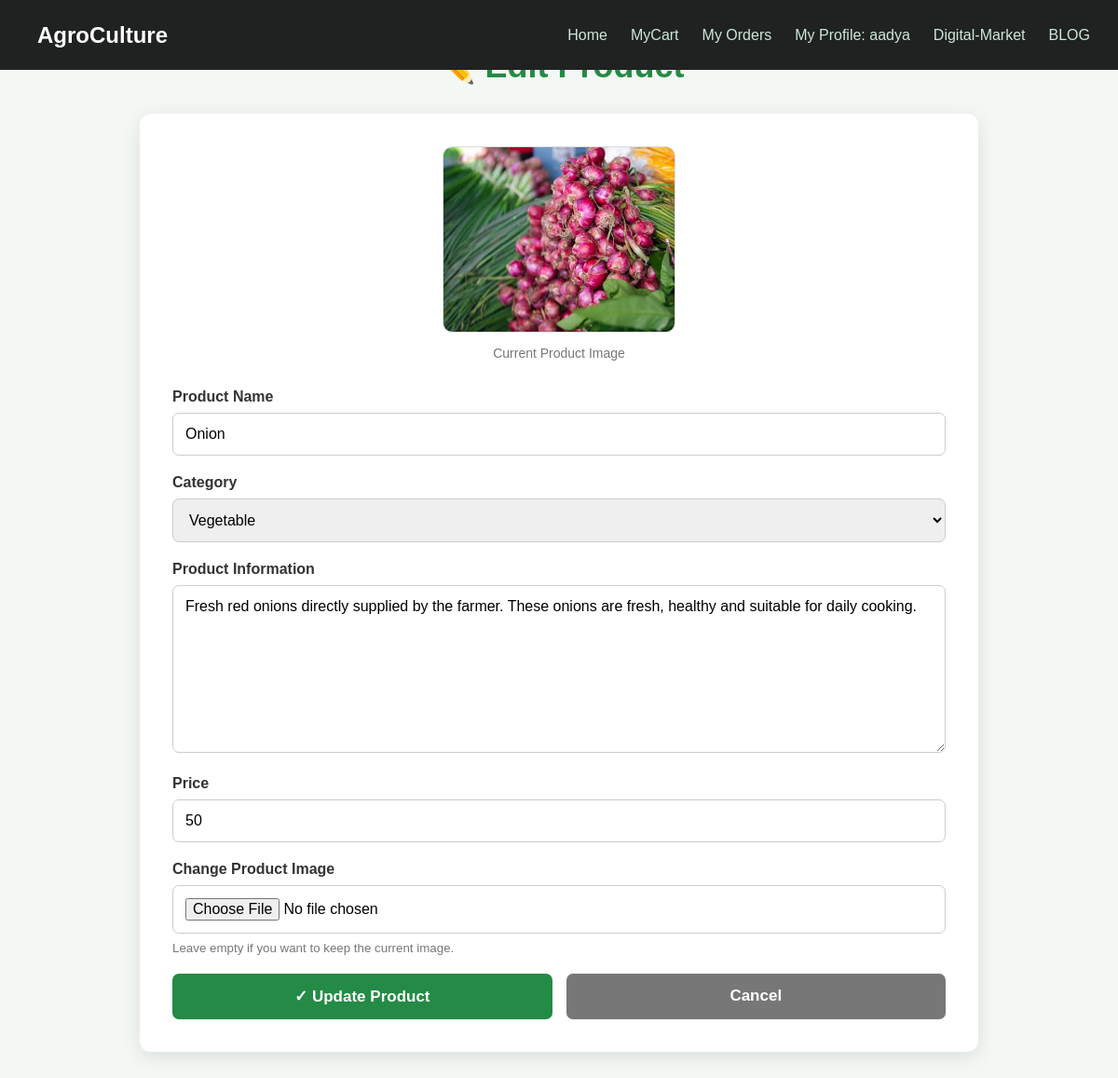
The app's page /agri/editproduct.php?pid=1 (signed in) with its own data.
### tables this page shows
CREATE TABLE `fproduct` (
  `fid` int(255) NOT NULL,
  `pid` int(255) NOT NULL,
  `product` varchar(255) NOT NULL,
  `pcat` varchar(255) NOT NULL,
  `pinfo` varchar(255) NOT NULL,
  `price` float NOT NULL,
  `pimage` varchar(255) NOT NULL DEFAULT 'blank.png',
  `picStatus` int(10) NOT NULL DEFAULT 0
);

### agri/editproduct.php (the view, shortened to what this page needs)
<?php
require 'db.php';
$fid = intval($_SESSION['id']);
$pid = isset($_POST['pid'])
    ? intval($_POST['pid'])
    : intval($_GET['pid']);
$sql = "
    SELECT *
    FROM fproduct
    WHERE pid = '$pid'
    AND fid = '$fid'
";
$result = mysqli_query($conn, $sql);
$product = mysqli_fetch_assoc($result);
?>
<!DOCTYPE html>
<html lang="en">
<head>
</head>
<body>
<?php
require 'menu.php';
?>
<div class="page">
    <h1 class="title">
    </h1>
    <div class="form-card">
        <div class="current-image-area">
            <?php
            if (
                !empty($product['pimage']) &&
                file_exists(
                    "images/productImages/" .
                    $product['pimage']
                )
            ) {
            ?>
                <img
                    src="images/productImages/<?php
                        echo htmlspecialchars(
                            $product['pimage']
                        );
                    ?>"
                    class="current-image"
                    alt="Current Product"
                >
            <?php
            }
            ?>
            <div class="current-image-text">
                Current Product Image
            </div>
        </div>
        <form
            method="POST"
            action="editProduct.php"
            enctype="multipart/form-data"
        >
            <label>
                Product Name
            </label>
            <input
                type="text"
                name="pname"
                value="<?php
                    echo htmlspecialchars(
                        $product['product']
                    );
                ?>"
                required
            >
            <label>
                Category
            </label>
            <select
                name="type"
                required
            >
                <option
                    value="Vegetable"
                    <?php
                    if ($product['pcat'] == "Vegetable") {
                        echo "selected";
                    }
                    ?>
                >
                    Vegetable
                </option>
            </select>
            <label>
                Product Information
            </label>
            <textarea
                name="pinfo"
                required
            ><?php
                echo htmlspecialchars(
                    $product['pinfo']
                );
            ?></textarea>
            <label>
                Price
            </label>
            <input
                type="number"
                name="price"
                min="1"
                step="0.01"
                value="<?php
                    echo htmlspecialchars(
                        $product['price']
                    );
                ?>"
                required
            >
            <label>
                Change Product Image
            </label>
            <input
                type="file"
                name="productPic"
                accept=".jpg,.jpeg,.png"
            >
            <small
                style="
                    display:block;
                    color:#777;
                    margin-top:-12px;
                    margin-bottom:20px;
                "
            >
                Leave empty if you want to keep the
                current image.
            </small>
            <div class="button-area">
                <button
                    type="submit"
                    class="update-btn"
                >
                    ✓ Update Product
                </button>
                <a
                    href="productMenu.php"
                    class="cancel-btn"
                >
                    Cancel
                </a>
            </div>
        </form>
    </div>
</div>
</body>
</html>

### agri/editproduct.php (style rules this page uses)
* { box-sizing: border-box; }
html, body { margin: 0; padding: 0; width: 100%; min-height: 100%; }
body { font-family: Arial, Helvetica, sans-serif; background: #f4f8f4; }
.page { width: 95%; max-width: 900px; margin: 50px auto; padding-bottom: 50px; }
.title { text-align: center; color: #238b45; font-size: 36px; font-weight: bold; margin-bottom: 30px; }
.form-card { background: white; padding: 35px; border-radius: 12px; box-shadow: 0 5px 20px rgba(0,0,0,0.10); }
.current-image-area { text-align: center; margin-bottom: 30px; }
.current-image { width: 250px; height: 200px; object-fit: cover; border-radius: 10px; border: 1px solid #ddd; }
.current-image-text { margin-top: 10px; color: #777; font-size: 14px; }
label { display: block; margin-bottom: 8px; color: #333; font-weight: bold; font-size: 16px; }
input, select, textarea { width: 100%; padding: 13px; border: 1px solid #ccc; border-radius: 7px; font-size: 16px; margin-bottom: 20px; outline: none; }
textarea { min-height: 180px; resize: vertical; font-family: Arial, Helvetica, sans-serif; }
.button-area { display: flex; gap: 15px; margin-top: 10px; }
.update-btn { flex: 1; padding: 14px; background: #238b45; color: white; border: none; border-radius: 7px; font-size: 17px; font-weight: bold; cursor: pointer; }
.cancel-btn { flex: 1; padding: 14px; background: #777; color: white; border-radius: 7px; text-align: center; text-decoration: none; font-size: 17px; font-weight: bold; }

### records on screen
fproduct: pimage (picture), pname "Onion", type "Vegetable", pinfo "Fresh red onions directly supplied by the farmer. These onions are fresh, healthy and suitable for daily cooking.", price "50"

### other values on screen
$loginProfile "My Profile: aadya"
